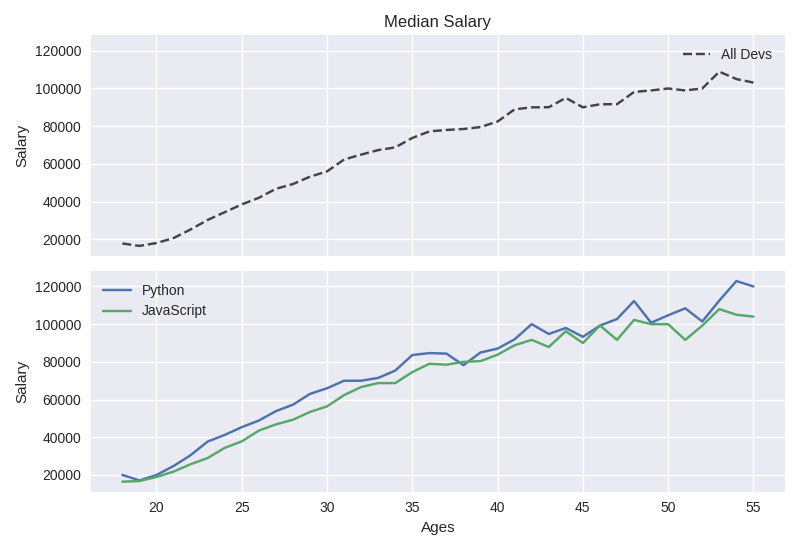

Write the Python code that produced this figure.
import pandas as pd
import matplotlib.pyplot as plt

plt.style.use('seaborn')

df = pd.read_csv('subplot_data.csv')
print(df.head())

ages = df['Age']
dev_salaries = df['All_Devs']
py_salaries = df['Python']
js_salaries = df['JavaScript']

# fig, ax = plt.subplots()
#
# ax.plot(ages, py_salaries, label = 'Python')
# ax.plot(ages, js_salaries, label = 'JavaScript')
# ax.plot(ages, dev_salaries, color = '#444444', linestyle = '--', label = 'All Devs')
#
# ax.legend()
#
# ax.set_title('Median Salary')
# ax.set_xlabel('Ages')
# ax.set_ylabel('Salary')
#
# plt.tight_layout()
# plt.show()

fig, (ax1, ax2) = plt.subplots(nrows=2, ncols=1, sharex=True, sharey=True) #same figure
# fig1, ax1 = plt.subplots() #different figure
# fig2, ax2 = plt.subplots()

print(ax1)
print(ax2)

ax1.plot(ages, dev_salaries, color = '#444444', linestyle = '--', label = 'All Devs')
ax2.plot(ages, py_salaries, label = 'Python')
ax2.plot(ages, js_salaries, label = 'JavaScript')

ax1.legend()
ax1.set_title('Median Salary')
ax1.set_ylabel('Salary')

ax2.legend()
ax2.set_xlabel('Ages')
ax2.set_ylabel('Salary')

plt.tight_layout()
plt.show()

# fig1.savefig('10_Subplots1.png')
# fig2.savefig('10_Subplots2.png')

fig.savefig('10_Subplots.png')